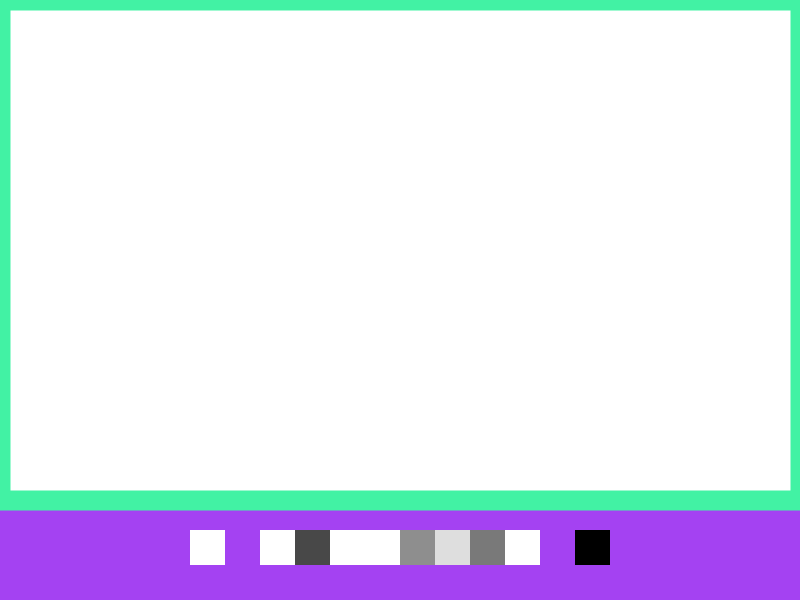
Frame 1 (no input)
Frame 60 (the mouse pressed at the canvas centre just before this capture): identical to frame 1, image omitted
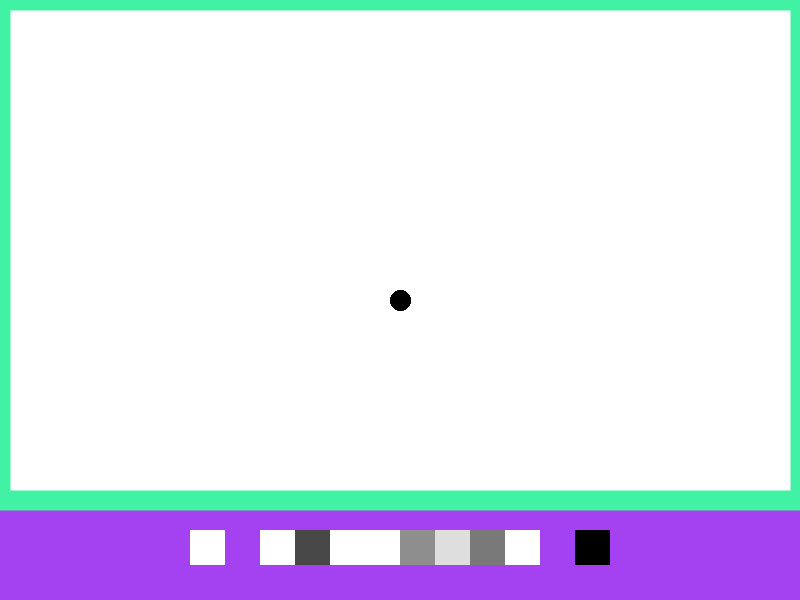
Frame 120 (the mouse held since frame 60 and released just before this capture)

The Processing sketch that drew these frames (run headless with seeded random() and noise(); from frame 60 on, the mouse is pressed at the canvas centre):

// Processing sketch: processing_162550
// ── processing_162550.pde

int xPos = 260;
int yPos = 530;
int bSize = 35;
 
 float r = random(255);
 float rrr = random(255);
 float rr = random(255);
void setup() {
  
 
  stroke(rrr,rr,r);
  strokeWeight(20);
  size(800, 600);
  background(r, rrr, rr);

 
  //drawing board
  fill(255);
  rect(0, 0, 800, 500);
 
  //buttons
  stroke(255);
  noStroke();
  fill(255);
  rect(xPos-bSize*2, yPos, bSize, bSize);
  fill(rr+20);
  rect(xPos, yPos, bSize, bSize);
  fill(rr*0.3);
  rect(xPos+bSize, yPos, bSize, bSize);
  fill(rr+100);
  rect(xPos+bSize*2, yPos, bSize, bSize);
  fill(rr+30);
  rect(xPos+bSize*3, yPos, bSize, bSize);
  fill(rr-100);
  rect(xPos+bSize*4, yPos, bSize, bSize);
  fill(rr-20);
  rect(xPos+bSize*5, yPos, bSize, bSize);
  fill(rr*0.5);
  rect(xPos+bSize*6, yPos, bSize, bSize);
  fill(rr+50);
  rect(xPos+bSize*7, yPos, bSize, bSize);
  fill(0);
  rect(xPos+bSize*9, yPos, bSize, bSize);
  stroke(0);
  
}
 
void draw() {
 
  if (mousePressed) {
    
    float r = random(255);
    float rr = random(255);
    
 
    //brush
    if (790 > pmouseX && 790 > mouseX && pmouseX > 10 && mouseX > 10 &&
      490 > pmouseY && 490 > mouseY && pmouseY> 10 && mouseY> 10) {
      line(pmouseX, pmouseY, mouseX, mouseY);
    }
 
 
   if ( mouseX > xPos-bSize*2 && mouseX < xPos-bSize && mouseY > yPos && mouseY <yPos+bSize) {
      stroke(255);
      strokeWeight(7);
        
    }
    if ( mouseX > xPos && mouseX < xPos+bSize && mouseY > yPos && mouseY <yPos+bSize) {
      strokeWeight(3);
      stroke(r, r*10, r*3);
      fill(r, r*10, r*3);
      rect(xPos, yPos, bSize, bSize);
     
      
    }
    //yellow
    if ( mouseX > xPos+bSize && mouseX < xPos+bSize+bSize && mouseY > yPos && mouseY <yPos+bSize) {
      stroke(r+10, r*0.5, r*5);
      strokeWeight(3);
      fill(r+10, r*0.5, r*5);
      rect(xPos+bSize, yPos, bSize, bSize);
    }
 
    //grey -  you can use this as an eraser.
    if ( mouseX > xPos+bSize+bSize && mouseX < xPos+bSize+bSize+bSize && mouseY > yPos && mouseY < yPos+bSize) {
      stroke(rr, r, 0);
      strokeWeight(3);
      fill(rr, r, 0);
      rect(xPos+bSize*2, yPos, bSize, bSize);
    }
 
    if ( mouseX > xPos+bSize*3 && mouseX < xPos+bSize*4 && mouseY > yPos && mouseY < yPos+bSize) {
      stroke(r, 0, r*0.5);
      strokeWeight(3);
      fill(r, 0, r*0.5);
      rect(xPos+bSize*3, yPos, bSize, bSize);
    }
    if ( mouseX > xPos+bSize*4 && mouseX < xPos+bSize*5 && mouseY > yPos && mouseY < yPos+bSize) {
      stroke(50, r+20, r*0.8);
      strokeWeight(3);
      fill(50, r+20, r*0.8);
      rect(xPos+bSize*4, yPos, bSize, bSize);
    }
    if ( mouseX > xPos+bSize*5 && mouseX < xPos+bSize*6 && mouseY > yPos && mouseY < yPos+bSize) {
      stroke(0, r+10, 120+r*0.2);
      strokeWeight(3);
      fill(0, r+10, 120+r*0.2);
      rect(xPos+bSize*5, yPos, bSize, bSize);
    }
    if ( mouseX > xPos+bSize*6 && mouseX < xPos+bSize*7 && mouseY > yPos && mouseY < yPos+bSize) {
      stroke(255 ,30+r,r*0.1);
      strokeWeight(3);
      fill(255 ,30+r,r*0.1);
      rect(xPos+bSize*6, yPos, bSize, bSize);
    }
    if ( mouseX > xPos+bSize*7 && mouseX < xPos+bSize*8 && mouseY > yPos && mouseY < yPos+bSize) {
      stroke(255 ,r-70,r*0.95);
      strokeWeight(3);
      fill(255 ,r-70,r*0.95);
      rect(xPos+bSize*7, yPos, bSize, bSize);
    }
      if ( mouseX > xPos+bSize*9 && mouseX < xPos+bSize*20 && mouseY > yPos && mouseY < yPos+bSize) {
      stroke(0);
      strokeWeight(7);
    }
  }
}
